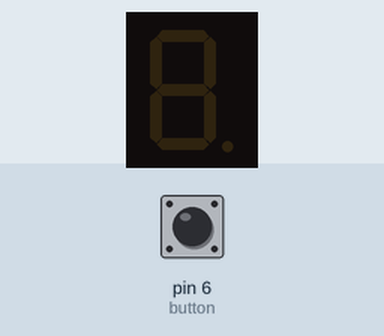
A sketch run on a simulated Arduino Uno, built with avr-gcc and run on an emulated ATmega328P. Parts: 1-digit seven-segment display. Wiring (inferred from the names in the program): 1-digit 7-segment display, segments lit when HIGH: segments pin 13, pin 12, pin 11, pin 10, pin 9, pin 8, pin 7. Inputs (shaded band) come from the test bench; at power-on: pin 6 (button) LOW. The segment pins are drawn as the display they are named for.

Above: at 1.2 s.
1.3 s: pin 6 (button) pulled HIGH for 0.15 s
At 1.7 s:
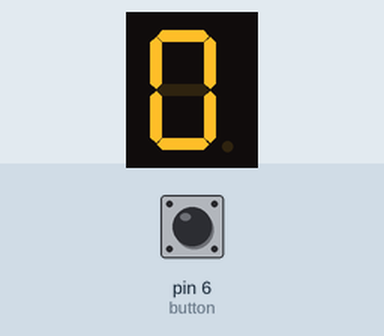
4.3 s: pin 6 (button) pulled HIGH for 3.2 s
At 7.2 s:
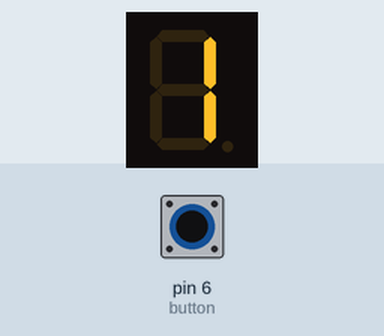
Timing chart, 0 to 8.7 s (numbered marks = the images above; inputs shaded):
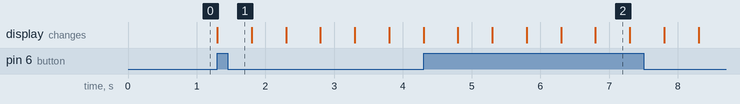

Measured:
- after the input at 1.3 s, the display: changes at once (image 1)
- what the display in image 2 shows lasts 0.5 s, from 6.8 s to 7.3 s

The sketch:

sketch_feb21a.ino
```cpp
int a=13;
int b=12;
int c=11;
int d=10;
int e=9;
int f=8;
int g=7;
int sw;
int button=6;
void zero();void one();void two();void three();void four();void five();void six();void seven();void eight();void nine();
void setup() {
  // put your setup code here, to run once:
for(int i=7;i<=13;i++){
  pinMode(i,OUTPUT);
}
pinMode(button,INPUT);
}

void loop() {
  // put your main code here, to run repeatedly:
sw=digitalRead(6);
if (sw==1){
  zero();
    delay(500);
  one();
  delay(500);
  two();
  delay(500);
 three();
    delay(500);
four();
  delay(500);
five();
  delay(500);
six();
  delay(500);
seven();
  delay(500);
eight();
  delay(500);
nine();
  delay(500);
}
}
void zero(){
   digitalWrite(a,1);
  digitalWrite(b,1);
  digitalWrite(c,1);
  digitalWrite(d,1);
  digitalWrite(e,1);
  digitalWrite(f,1);
  digitalWrite(g,0);
}
void one(){
  digitalWrite(a,0);
  digitalWrite(b,1);
  digitalWrite(c,1);
  digitalWrite(d,0);
  digitalWrite(e,0);
  digitalWrite(f,0);
  digitalWrite(g,0);
}
void two(){
   digitalWrite(a,1);
  digitalWrite(b,1);
  digitalWrite(c,0);
  digitalWrite(d,1);
  digitalWrite(e,1);
 digitalWrite(f,0);
  digitalWrite(g,1);
}
void three(){
   digitalWrite(a,1);
  digitalWrite(b,1);
  digitalWrite(c,1);
  digitalWrite(d,1);
  digitalWrite(e,0);
  digitalWrite(f,0);
  digitalWrite(g,1);
}
void four(){
     digitalWrite(a,0);
  digitalWrite(b,1);
  digitalWrite(c,1);
  digitalWrite(d,0);
  digitalWrite(e,0);
  digitalWrite(f,1);
  digitalWrite(g,1);
}
void five(){
     digitalWrite(a,1);
  digitalWrite(b,0);
  digitalWrite(c,1);
  digitalWrite(d,1);
  digitalWrite(e,0);
  digitalWrite(f,1);
  digitalWrite(g,1);
}
void six(){
   digitalWrite(a,1);
  digitalWrite(b,0);
  digitalWrite(c,1);
  digitalWrite(d,1);
  digitalWrite(e,1);
  digitalWrite(f,1);
  digitalWrite(g,1);
}
void seven(){
   digitalWrite(a,1);
  digitalWrite(b,1);
  digitalWrite(c,1);
  digitalWrite(d,0);
  digitalWrite(e,0);
  digitalWrite(f,0);
  digitalWrite(g,0);
}
void eight(){
   digitalWrite(a,1);
  digitalWrite(b,1);
  digitalWrite(c,1);
  digitalWrite(d,1);
  digitalWrite(e,1);
  digitalWrite(f,1);
  digitalWrite(g,1);
}
void nine(){
   digitalWrite(a,1);
  digitalWrite(b,1);
  digitalWrite(c,1);
  digitalWrite(d,1);
  digitalWrite(e,0);
  digitalWrite(f,1);
  digitalWrite(g,1);
}
```
